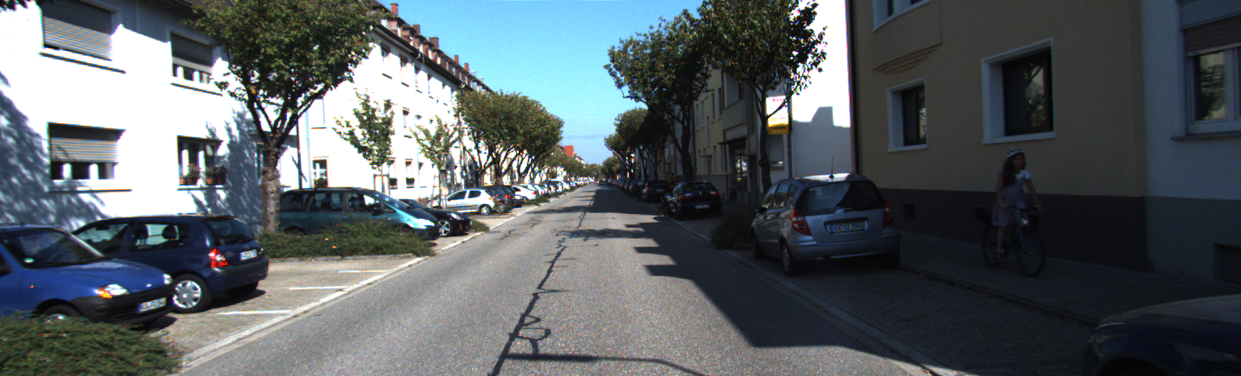
//> input picture Left.png, 1241 x 376 px
$ ./img2dis   (built with g++ and OpenCV 4)
//> lines starting //> are read from the running program, lines starting //| are printed output that depends on the picture
#include <iostream>
#include <chrono>
#include <opencv2/core/core.hpp>
#include <opencv2/highgui/highgui.hpp>
#include<opencv2/calib3d/calib3d.hpp>

enum { STEREO_BM = 0, STEREO_SGBM = 1, STEREO_HH = 2, STEREO_VAR = 3, STEREO_3WAY = 4 };

void calDispWithSGBM(cv::Mat imgL, cv::Mat imgR, cv::Mat &imgDisparity8U)
{
	cv::Size imgSize = imgL.size();
	int numberOfDisparities = ((imgSize.width / 8) + 15) & -16;
	cv::Ptr<cv::StereoSGBM> sgbm = cv::StereoSGBM::create(0, 16, 3);

	sgbm->setPreFilterCap(63);

	int SADWindowSize = 9;
	int sgbmWinSize = SADWindowSize > 0 ? SADWindowSize : 3;
	sgbm->setBlockSize(sgbmWinSize);

	int cn = imgL.channels();
	sgbm->setP1(8 * cn*sgbmWinSize*sgbmWinSize);
	sgbm->setP2(32 * cn*sgbmWinSize*sgbmWinSize);

	sgbm->setMinDisparity(0);
	sgbm->setNumDisparities(numberOfDisparities);
	sgbm->setUniquenessRatio(10);
	sgbm->setSpeckleWindowSize(100);
	sgbm->setSpeckleRange(32);
	sgbm->setDisp12MaxDiff(1);

	int alg = STEREO_SGBM;
	if (alg == STEREO_HH)
		sgbm->setMode(cv::StereoSGBM::MODE_HH);
	else if (alg == STEREO_SGBM)
		sgbm->setMode(cv::StereoSGBM::MODE_SGBM);
	else if (alg == STEREO_3WAY)
		sgbm->setMode(cv::StereoSGBM::MODE_SGBM_3WAY);

	cv::Mat imgDisparity16S = cv::Mat(imgL.rows, imgL.cols, CV_16S);
	sgbm->compute(imgL, imgR, imgDisparity16S);

	//--Display it as a CV_8UC1 image：16位有符号转为8位无符号
	imgDisparity16S.convertTo(imgDisparity8U, CV_8U, 255 / (numberOfDisparities*16.));

}

int main()
{
	//--读取图像
	cv::Mat imgL = cv::imread("../Left.png", 0);
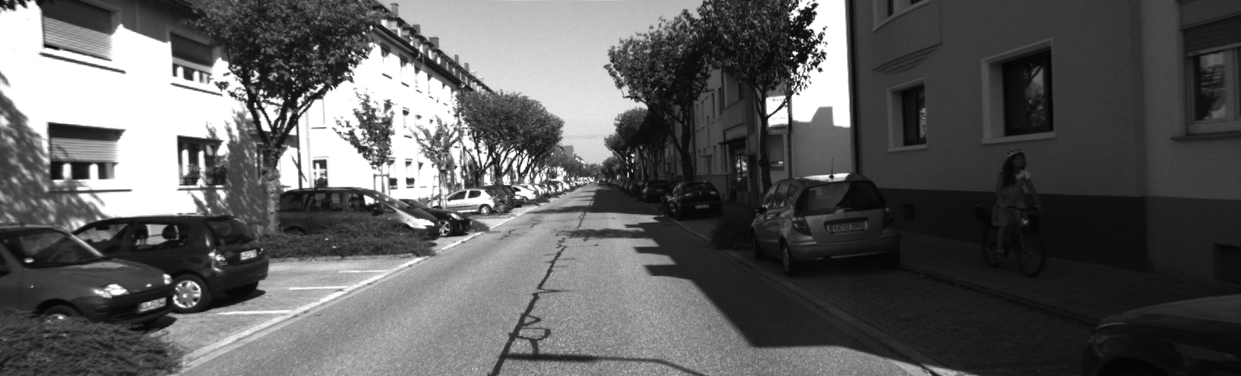
//> imgL: 376 rows x 1241 cols, CV_8UC1; min 2, max 255, mean 93.8
	cv::Mat imgR = cv::imread("../Right.png", 0);
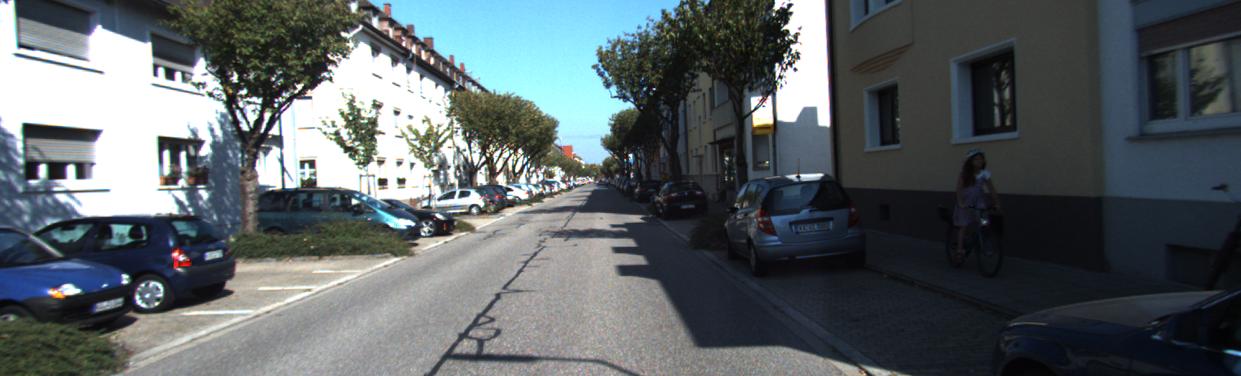
//> input picture Right.png, 1241 x 376 px
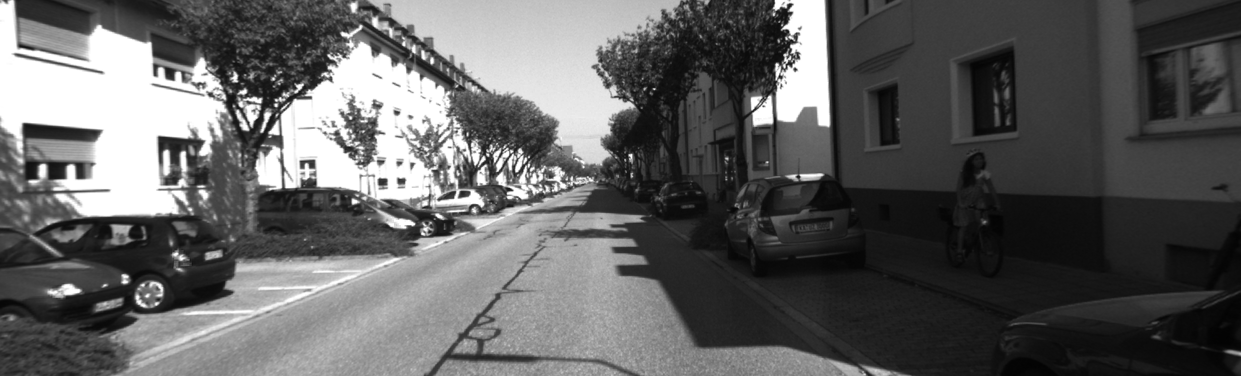
//> imgR: 376 rows x 1241 cols, CV_8UC1; min 2, max 255, mean 96.5

	//--And create the image in which we will save our disparities
	cv::Mat imgDisparity8U = cv::Mat(imgL.rows, imgL.cols, CV_8UC1);

	//calDispWithBM(imgL, imgR, imgDisparity8U);
	calDispWithSGBM(imgL, imgR, imgDisparity8U);
//> in calDispWithSGBM, `sgbm->compute(imgL, imgR, imgDisparity16S);`:
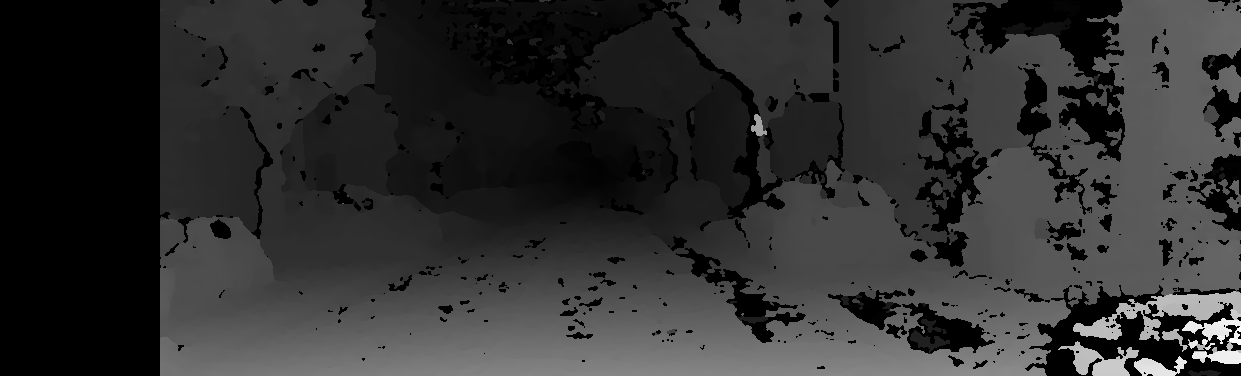
//> imgDisparity16S: 376 rows x 1241 cols, CV_16SC1; min -16, max 1973, mean 362.4; drawn with min black and max white
//> in calDispWithSGBM, `imgDisparity16S.convertTo(imgDisparity8U, CV_8U, 255 / (numberOfDispar..`:
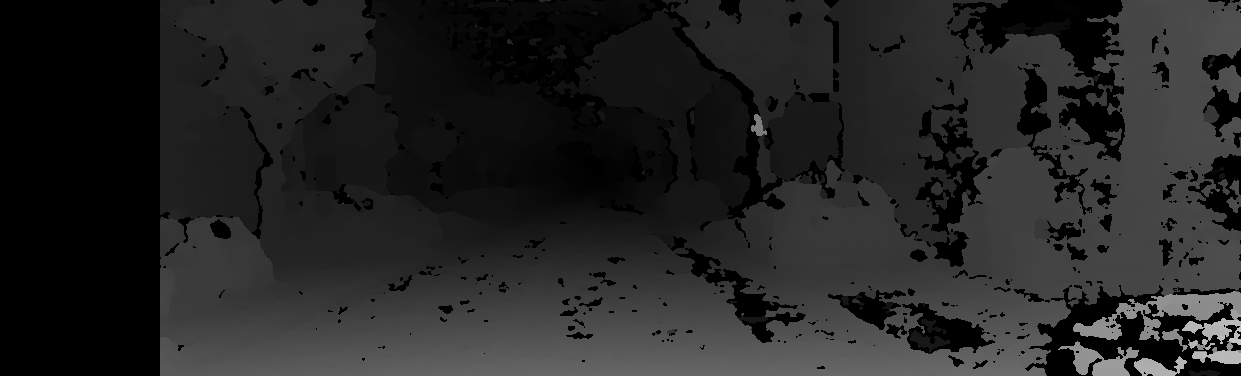
//> imgDisparity8U: 376 rows x 1241 cols, CV_8UC1; min 0, max 197, mean 36.5
    cv::imshow("imgDisparity16S",imgDisparity16S);
//> (this line was passed over: imgDisparity16S is not available in this run)
}
